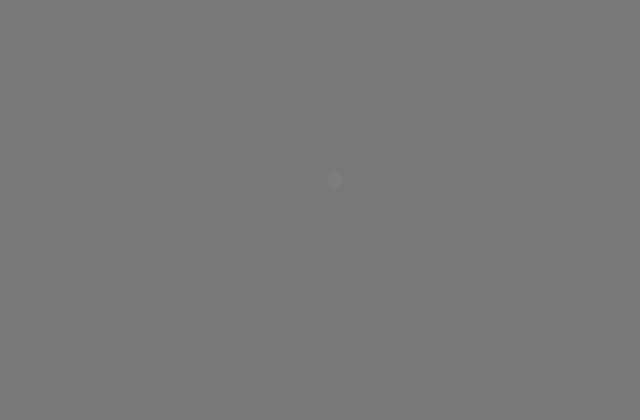
Frame 1 (no input)
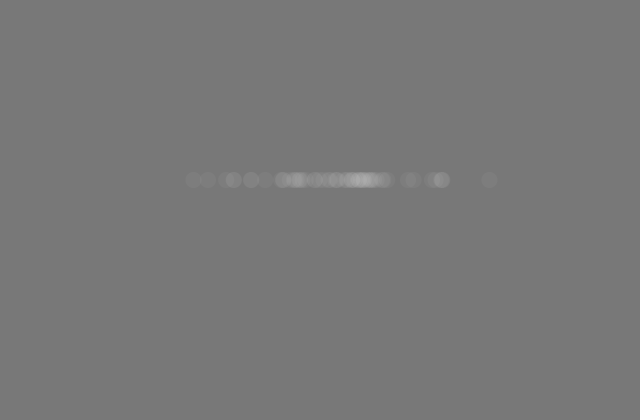
Frame 60 (the mouse pressed at the canvas centre just before this capture)
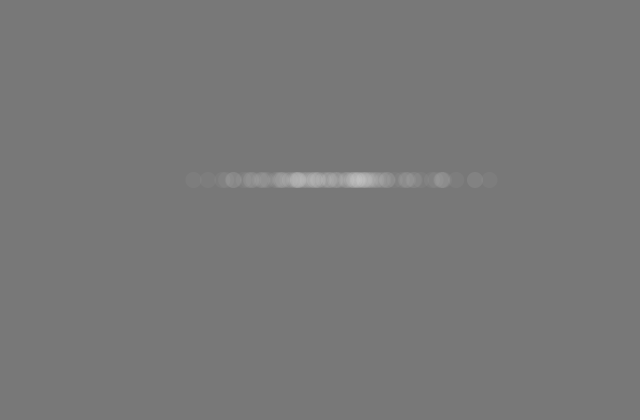
Frame 120 (the mouse held since frame 60 and released just before this capture)

The Processing sketch that drew these frames (run headless with seeded random() and noise(); from frame 60 on, the mouse is pressed at the canvas centre):

// Processing sketch: E_flowFields
// ── E_flowFields.pde
import java.util.Random;

Random generator;

void setup() {
  size(640, 420);
  background(120);
  generator = new Random();
}

void draw() {
  float num = (float) generator.nextGaussian();
  float sd = 65;
  float mean = 340;
  
  float x = sd * num + mean;
  noStroke();
  fill(255, 10);
  ellipse(x, 180, 16, 16);
}
